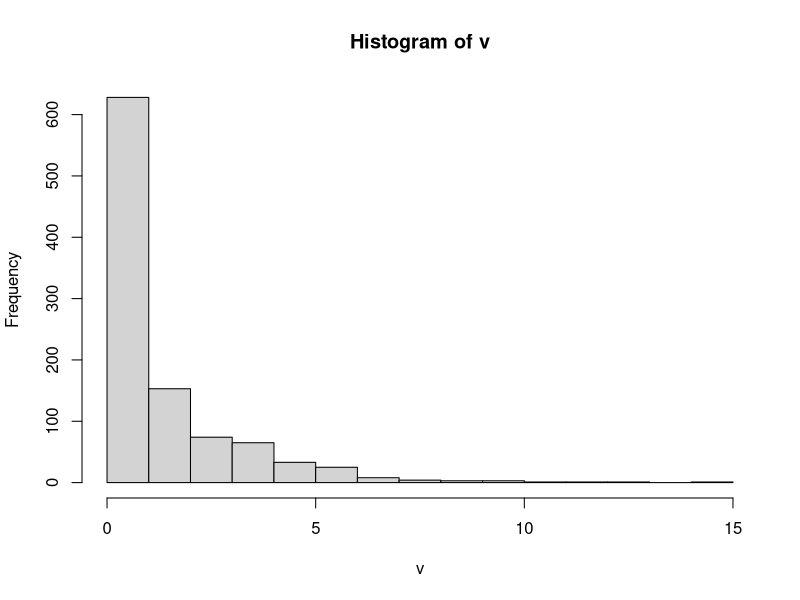

Source code (R):
# problem-01 --------------------------------------------

A = matrix(c(9, 7, 13, 0, 2, 1, 6, 8, 3), 3, 3, T)

sub = function(x){

row = c()
for(i in 1:nrow(x)){
if(i %% 2 == 1) {row[i] = i}
}

row = na.omit(row)

col = c()
for(i in 1:ncol(x)){
if(i %% 2 == 1) {col[i] = i}
}

col = na.omit(col)

return(x[row, col])

}

sub(A)

# Problem-02 ----------------------------------------

x = 1:10; y = 11:20

MP = function(x, y){

MAD = function(a){
mean(abs(a - median(a)))
}

X = (x - median(x))/MAD(x)
Y = (y - median(y))/MAD(y)

return(median(X * Y))

}

MP(x, y)


#------------------- Simulation -------------------
v = c()
for(x in 1:1000){
  u = c()
  u = runif(1, 0, 1)
  i = 1
  while(u >= exp(-1)){
    
    u = cumprod(u)
    
    u = runif(1, 0, 1)
    i = i + 1
  }
  y = i - 1
  
  v[x] = y
  
}

v
hist(v)

